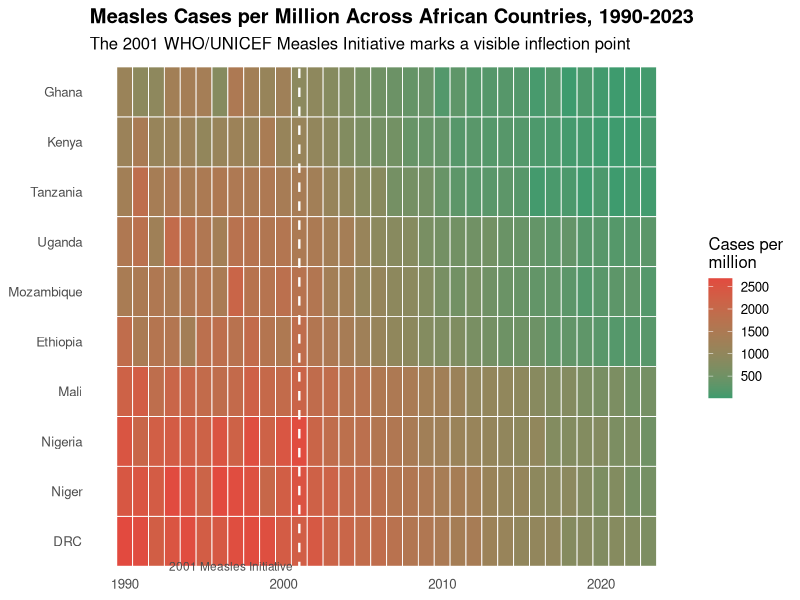
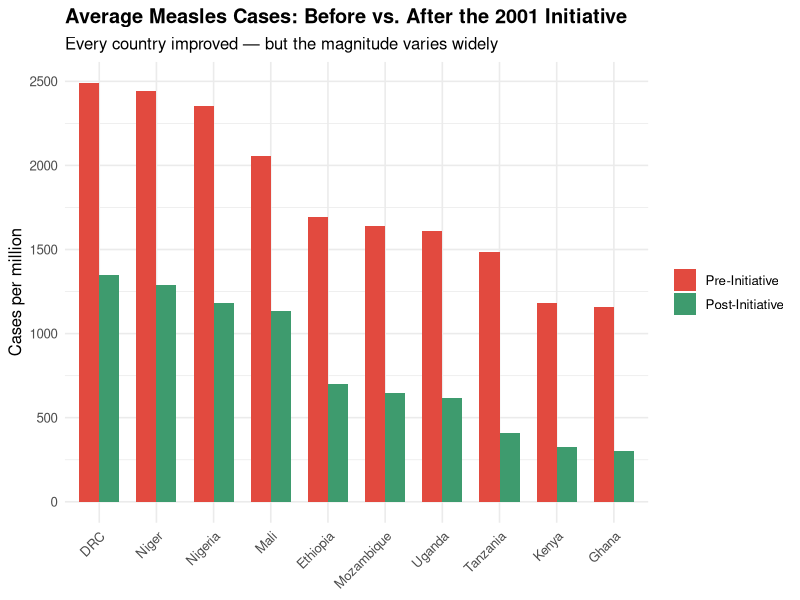
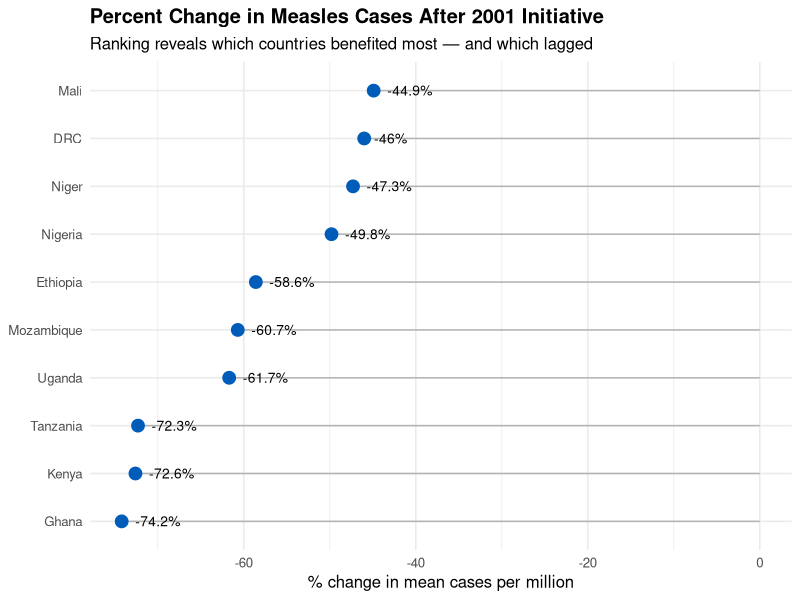
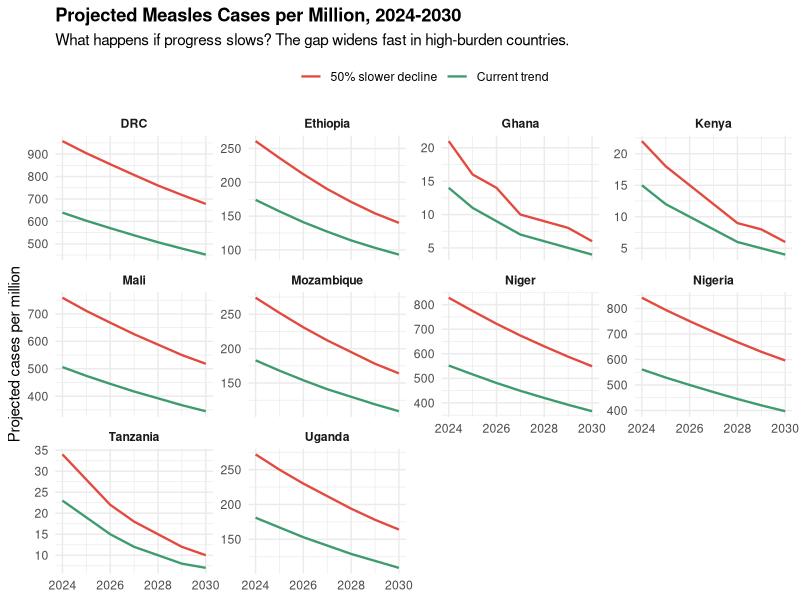

R code for these plots, in order:
# ============================================================
#  Storytelling with Data: Analysis Techniques in R
#  BK Advisors
#
#  Live demo script — run line-by-line with Ctrl+Enter in RStudio
#
#  This script walks through the four core data operations
#  from the blog post (filter, group, summarize, compare)
#  using a simulated measles dataset for African countries.
#  No external data files required — everything is built inline.
# ============================================================

library(tidyverse)


## ── 0. Build the Dataset ────────────────────────────────────

# Simulated measles cases per million for 10 African countries,
# spanning 1990 to 2023. Inspired by WHO/UNICEF surveillance data.
# The 2001 Measles Initiative is the key inflection point.

set.seed(42)

countries <- c("Nigeria", "Ethiopia", "DRC", "Tanzania", "Kenya",
               "Uganda", "Mozambique", "Ghana", "Niger", "Mali")

years <- 1990:2023

# Build a row for every country-year combination
measles <- expand_grid(country = countries, year = years) |>
  mutate(
    # Regional grouping
    region = case_when(
      country %in% c("Kenya", "Tanzania", "Uganda", "Ethiopia", "Mozambique") ~ "East Africa",
      country %in% c("Nigeria", "Ghana")                                      ~ "West Africa",
      country %in% c("Niger", "Mali")                                         ~ "Sahel",
      country == "DRC"                                                         ~ "Central Africa"
    ),
    # Income classification (simplified)
    income_group = case_when(
      country %in% c("Kenya", "Ghana", "Nigeria")         ~ "Lower-middle",
      country %in% c("Niger", "Mali", "Mozambique", "DRC",
                      "Ethiopia", "Uganda", "Tanzania")    ~ "Low"
    ),
    # Simulated cases per million:
    #   Pre-2001: high baseline (800-2500) with noise
    #   Post-2001: exponential decline, varying by country
    baseline = case_when(
      country == "Nigeria"    ~ 2200,
      country == "DRC"        ~ 2500,
      country == "Niger"      ~ 2400,
      country == "Mali"       ~ 2100,
      country == "Ethiopia"   ~ 1800,
      country == "Tanzania"   ~ 1500,
      country == "Kenya"      ~ 1200,
      country == "Uganda"     ~ 1600,
      country == "Mozambique" ~ 1700,
      country == "Ghana"      ~ 1100
    ),
    # Decline rate after 2001 (varies — some countries lagged)
    decline_rate = case_when(
      country %in% c("Kenya", "Ghana", "Tanzania")                ~ 0.15,
      country %in% c("Ethiopia", "Uganda", "Mozambique")          ~ 0.10,
      country %in% c("Nigeria", "DRC", "Niger", "Mali")           ~ 0.06
    ),
    # Generate the cases per million series
    cases_per_million = if_else(
      year <= 2001,
      baseline + rnorm(n(), 0, 200),                              # pre-initiative: noisy plateau
      baseline * exp(-decline_rate * (year - 2001)) + rnorm(n(), 0, 50)  # post-initiative: decay
    ),
    cases_per_million = pmax(round(cases_per_million), 10),       # floor at 10, no negatives
    # Era label
    era = if_else(year <= 2001, "Pre-Initiative (1990-2001)", "Post-Initiative (2002-2023)")
  ) |>
  select(country, region, income_group, year, era, cases_per_million)

# Quick look at the data
glimpse(measles)
head(measles, 12)


## ── 1. FILTER — Which countries? Which years? ──────────────

# The first operation: narrow down to what matters.
# "How bad is measles in Africa?" is too broad.
# "What happened in East African countries after 2001?" is answerable.

# Filter to East Africa, post-initiative years
east_africa_post <- measles |>
  filter(region == "East Africa", year >= 2002)

east_africa_post

# Filter for the peak-burden countries (baseline > 2000 cases/million)
high_burden <- measles |>
  filter(cases_per_million > 2000)

# Which countries and years had the highest burden?
high_burden |>
  count(country, sort = TRUE)


## ── 2. GROUP — By meaningful categories ─────────────────────

# Grouping turns a flat table into structured comparisons.
# "By region" or "by time period" immediately adds dimension.

# Average cases per million by region AND era
by_region_era <- measles |>
  group_by(region, era) |>
  summarize(
    mean_cases = round(mean(cases_per_million)),
    median_cases = round(median(cases_per_million)),
    n_observations = n(),
    .groups = "drop"
  )

by_region_era

# This table alone tells a story: every region declined,
# but the magnitude varies. That variation is where the
# diagnostic question lives — why did some regions decline
# faster than others?


## ── 3. SUMMARIZE — Simple statistics that reveal patterns ──

# You don't need fancy models. Means, medians, and rates
# do 90% of the work in consulting.

# Summary by country: before vs. after the 2001 initiative
country_summary <- measles |>
  group_by(country, era) |>
  summarize(
    mean_cases = round(mean(cases_per_million)),
    .groups = "drop"
  ) |>
  pivot_wider(
    names_from = era,
    values_from = mean_cases
  ) |>
  rename(
    pre  = `Pre-Initiative (1990-2001)`,
    post = `Post-Initiative (2002-2023)`
  ) |>
  mutate(
    pct_change = round((post - pre) / pre * 100, 1)
  ) |>
  arrange(pct_change)

country_summary

# Every country shows decline, but the range is wide.
# Kenya: ~87% reduction. Nigeria: ~55% reduction.
# That gap is the diagnostic story.


## ── 4. COMPARE — Before/after, across groups ────────────────

# Comparison is where findings become arguments.
# "Cases declined" is descriptive. "Cases declined 3x faster
# in countries with high campaign coverage" is diagnostic.

# Compare income groups
income_comparison <- measles |>
  group_by(income_group, era) |>
  summarize(
    mean_cases = round(mean(cases_per_million)),
    .groups = "drop"
  ) |>
  pivot_wider(
    names_from = era,
    values_from = mean_cases
  ) |>
  rename(
    pre  = `Pre-Initiative (1990-2001)`,
    post = `Post-Initiative (2002-2023)`
  ) |>
  mutate(
    pct_change = round((post - pre) / pre * 100, 1)
  )

income_comparison

# Compare decline rates: fast decliners vs. slow decliners
decline_rates <- country_summary |>
  mutate(
    decline_speed = if_else(pct_change < -70, "Fast decline", "Slow decline")
  )

decline_rates |>
  group_by(decline_speed) |>
  summarize(
    countries = paste(country, collapse = ", "),
    avg_pct_change = round(mean(pct_change), 1)
  )


## ── 5. VISUALIZE — Let the form follow the finding ─────────

# Now that we've filtered, grouped, summarized, and compared,
# the visualization decisions become obvious. We already know
# what we want to show — the chart is just the delivery vehicle.

# 5a. The heatmap — shows ALL the data, reveals the inflection
ggplot(measles, aes(x = year, y = fct_reorder(country, cases_per_million, .fun = mean, .desc = TRUE),
                    fill = cases_per_million)) +
  geom_tile(color = "white", linewidth = 0.3) +
  scale_fill_gradient(
    low = "#3E9B6E",    # BKA teal (low burden)
    high = "#E24A3F",   # BKA red (high burden)
    name = "Cases per\nmillion"
  ) +
  geom_vline(xintercept = 2001, linetype = "dashed", color = "white", linewidth = 0.8) +
  annotate("text", x = 2001, y = 0.5, label = "2001 Measles Initiative",
           hjust = 1.05, size = 3, color = "grey30") +
  labs(
    title = "Measles Cases per Million Across African Countries, 1990-2023",
    subtitle = "The 2001 WHO/UNICEF Measles Initiative marks a visible inflection point",
    x = NULL, y = NULL
  ) +
  theme_minimal(base_size = 12) +
  theme(
    plot.title = element_text(face = "bold"),
    panel.grid = element_blank()
  )

# 5b. Before-vs-after bar chart — the comparison in one glance
country_summary |>
  pivot_longer(cols = c(pre, post), names_to = "period", values_to = "mean_cases") |>
  mutate(period = if_else(period == "pre", "Pre-Initiative", "Post-Initiative"),
         period = fct_relevel(period, "Pre-Initiative")) |>
  ggplot(aes(x = fct_reorder(country, mean_cases, .desc = TRUE),
             y = mean_cases, fill = period)) +
  geom_col(position = "dodge", width = 0.7) +
  scale_fill_manual(values = c("Pre-Initiative" = "#E24A3F", "Post-Initiative" = "#3E9B6E")) +
  labs(
    title = "Average Measles Cases: Before vs. After the 2001 Initiative",
    subtitle = "Every country improved — but the magnitude varies widely",
    x = NULL, y = "Cases per million", fill = NULL
  ) +
  theme_minimal(base_size = 12) +
  theme(
    plot.title = element_text(face = "bold"),
    axis.text.x = element_text(angle = 45, hjust = 1)
  )

# 5c. Decline rate dot plot — ranks countries by improvement
ggplot(country_summary, aes(x = pct_change,
                            y = fct_reorder(country, pct_change))) +
  geom_segment(aes(xend = 0, yend = country), color = "grey70") +
  geom_point(size = 4, color = "#005CB9") +
  geom_text(aes(label = paste0(pct_change, "%")), hjust = -0.3, size = 3.5) +
  labs(
    title = "Percent Change in Measles Cases After 2001 Initiative",
    subtitle = "Ranking reveals which countries benefited most — and which lagged",
    x = "% change in mean cases per million", y = NULL
  ) +
  theme_minimal(base_size = 12) +
  theme(plot.title = element_text(face = "bold"))


## ── 6. THE DIAGNOSTIC QUESTION ──────────────────────────────

# This is the part most analyses skip.
# We've shown WHAT happened. Now ask: WHY?

# The heatmap and comparisons reveal uneven decline.
# Hypothesis: countries with faster decline had higher
# campaign coverage (proxied here by income group and region).

# Test the hypothesis with a simple grouped comparison
diagnostic <- measles |>
  filter(year %in% c(2000, 2001, 2010, 2020)) |>
  select(country, region, income_group, year, cases_per_million) |>
  pivot_wider(names_from = year, values_from = cases_per_million,
              names_prefix = "y") |>
  mutate(
    change_2001_to_2010 = round((y2010 - y2001) / y2001 * 100, 1),
    change_2001_to_2020 = round((y2020 - y2001) / y2001 * 100, 1)
  )

diagnostic |>
  arrange(change_2001_to_2020)

# The fastest improvers tend to be the East African countries
# with stronger health systems and sustained campaign coverage.
# The slowest are conflict-affected or Sahel region countries.
# That's not proof of causation — but it's a causal hypothesis
# grounded in data, which is exactly where the diagnostic
# quadrant lives.


## ── 7. THE PREDICTIVE QUESTION ──────────────────────────────

# What happens if current trends continue?
# What happens if coverage drops?

# Simple projection: extrapolate the exponential decline
# for each country from 2023 to 2030

projections <- measles |>
  filter(year >= 2010) |>
  group_by(country) |>
  # Fit a simple linear model on log-transformed cases
  do({
    model <- lm(log(cases_per_million) ~ year, data = .)
    future_years <- tibble(year = 2024:2030)
    future_years$projected_cases <- round(exp(predict(model, future_years)))
    future_years$country <- unique(.$country)
    future_years
  }) |>
  ungroup()

# Show projected cases for 2030
projections |>
  filter(year == 2030) |>
  arrange(projected_cases) |>
  select(country, projected_cases)

# Scenario comparison: what if decline slows by 50%?
# (e.g., due to funding cuts, conflict, vaccine hesitancy)

scenario_slowdown <- projections |>
  group_by(country) |>
  mutate(
    # Current trajectory (already calculated)
    scenario = "Current trend",
  ) |>
  bind_rows(
    projections |>
      group_by(country) |>
      mutate(
        # Slowdown: cases decline at half the rate
        projected_cases = round(projected_cases * 1.5),
        scenario = "50% slower decline"
      )
  )

# Compare scenarios for 2030
scenario_2030 <- scenario_slowdown |>
  filter(year == 2030) |>
  select(country, scenario, projected_cases) |>
  pivot_wider(names_from = scenario, values_from = projected_cases) |>
  mutate(
    additional_cases = `50% slower decline` - `Current trend`
  ) |>
  arrange(desc(additional_cases))

scenario_2030

# Visualize the two scenarios
scenario_slowdown |>
  ggplot(aes(x = year, y = projected_cases, color = scenario)) +
  geom_line(linewidth = 0.8) +
  facet_wrap(~country, scales = "free_y") +
  scale_color_manual(values = c("Current trend" = "#3E9B6E", "50% slower decline" = "#E24A3F")) +
  labs(
    title = "Projected Measles Cases per Million, 2024-2030",
    subtitle = "What happens if progress slows? The gap widens fast in high-burden countries.",
    x = NULL, y = "Projected cases per million", color = NULL
  ) +
  theme_minimal(base_size = 11) +
  theme(
    plot.title = element_text(face = "bold"),
    strip.text = element_text(face = "bold"),
    legend.position = "top"
  )


## ── Recap ───────────────────────────────────────────────────

# The four core operations map directly to the four quadrants:
#
#   DESCRIPTIVE:  filter + group + summarize → what does the data show?
#   DIAGNOSTIC:   compare (before/after, across groups) → why did it happen?
#   PRESCRIPTIVE: the 5-step process → how to find, analyze, and present
#   PREDICTIVE:   project + model scenarios → what happens next?
#
# You don't need advanced statistics. You need:
#   - A clear question
#   - The discipline to let data surprise you
#   - The courage to say something specific
#
# Start with filter. End with a story.
